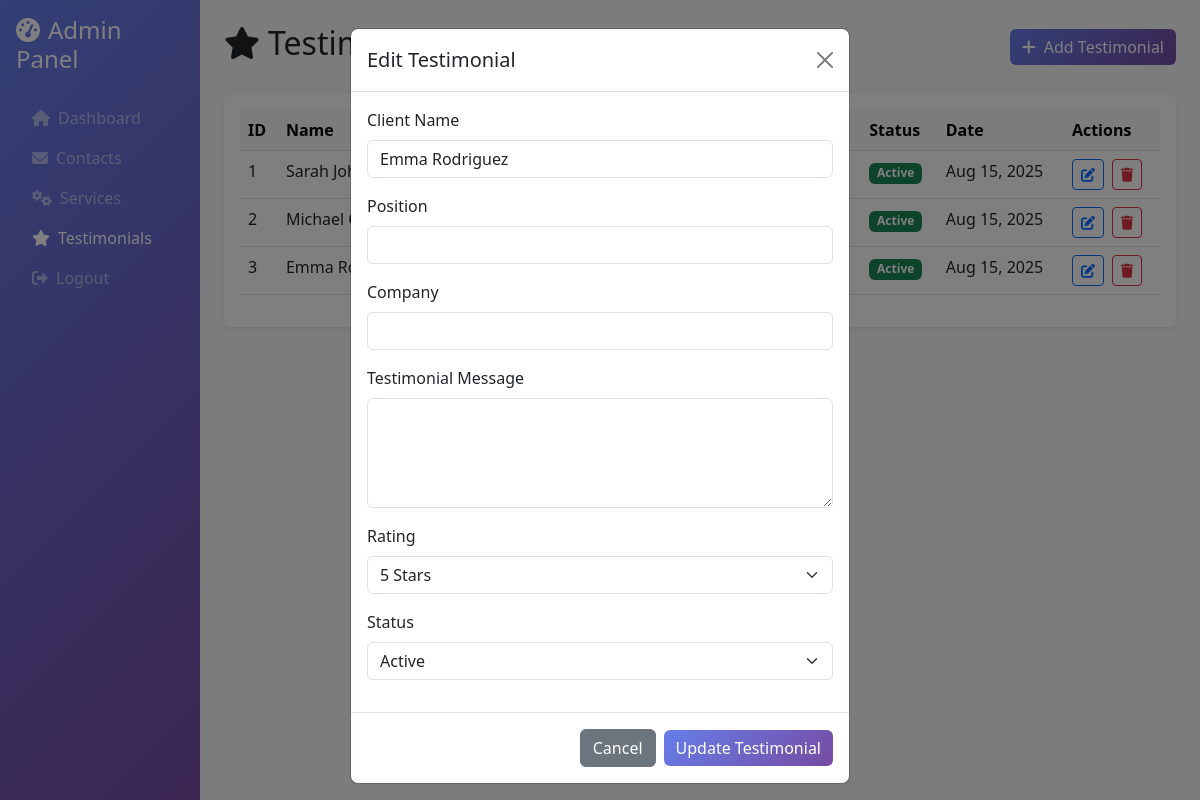
Page /testimonials.php?edit=3 (signed in) on the committed database.
### tables this page shows
CREATE TABLE testimonials (
    id INT AUTO_INCREMENT PRIMARY KEY,
    client_name VARCHAR(200) NOT NULL,
    company VARCHAR(200),
    position VARCHAR(200),
    testimonial TEXT NOT NULL,
    rating INT DEFAULT 5,
    client_image VARCHAR(255),
    is_active BOOLEAN DEFAULT TRUE,
    display_order INT DEFAULT 0,
    created_at TIMESTAMP DEFAULT CURRENT_TIMESTAMP
);

### testimonials.php (the view, shortened to what this page needs)
<?php
$database = new Database();
$db = $database->getConnection();
$stmt = $db->prepare("SELECT * FROM testimonials ORDER BY created_at DESC");
$stmt->execute();
$testimonials = $stmt->fetchAll(PDO::FETCH_ASSOC);
$editTestimonial = null;
if (isset($_GET['edit'])) {
    $stmt = $db->prepare("SELECT * FROM testimonials WHERE id = ?");
    $stmt->execute([$_GET['edit']]);
    $editTestimonial = $stmt->fetch(PDO::FETCH_ASSOC);
}
?>
<!DOCTYPE html>
<html lang="en">
<head>
    <link href="https://cdn.jsdelivr.net/npm/bootstrap@5.3.0/dist/css/bootstrap.min.css" rel="stylesheet">
    <link href="https://cdnjs.cloudflare.com/ajax/libs/font-awesome/6.0.0/css/all.min.css" rel="stylesheet">
</head>
<body>
    <div class="container-fluid">
        <div class="row">
            <div class="col-md-2 sidebar p-0">
                <div class="p-3">
                    <h4 class="text-white mb-4">
                        <i class="fas fa-tachometer-alt me-2"></i>Admin Panel
                    </h4>
                    <nav class="nav flex-column">
                        <a class="nav-link text-white-50" href="dashboard.php">
                            <i class="fas fa-home me-2"></i>Dashboard
                        </a>
                        <a class="nav-link text-white-50" href="contacts.php">
                            <i class="fas fa-envelope me-2"></i>Contacts
                        </a>
                        <a class="nav-link text-white-50" href="services.php">
                            <i class="fas fa-cogs me-2"></i>Services
                        </a>
                        <a class="nav-link text-white active" href="testimonials.php">
                            <i class="fas fa-star me-2"></i>Testimonials
                        </a>
                        <a class="nav-link text-white-50" href="logout.php">
                            <i class="fas fa-sign-out-alt me-2"></i>Logout
                        </a>
                    </nav>
                </div>
            </div>
            <div class="col-md-10 main-content p-4">
                <div class="d-flex justify-content-between align-items-center mb-4">
                    <h2><i class="fas fa-star me-2"></i>Testimonials Management</h2>
                    <button class="btn btn-primary" onclick="showAddModal()">
                        <i class="fas fa-plus me-2"></i>Add Testimonial
                    </button>
                </div>
                <div class="card">
                    <div class="card-body">
                        <?php if (empty($testimonials)): ?>
                            <div class="text-center py-4">
                                <i class="fas fa-star fa-3x text-muted mb-3"></i>
                                <h5 class="text-muted">No testimonials found</h5>
                                <p class="text-muted">Click "Add Testimonial" to create your first testimonial.</p>
                            </div>
                        <?php else: ?>
                            <div class="table-responsive">
                                <table class="table table-hover">
                                    <thead class="table-light">
                                        <tr>
                                            <th>ID</th>
                                            <th>Name</th>
                                            <th>Position</th>
                                            <th>Company</th>
                                            <th>Message</th>
                                            <th>Rating</th>
                                            <th>Status</th>
                                            <th>Date</th>
                                            <th>Actions</th>
                                        </tr>
                                    </thead>
                                    <tbody>
                                        <?php foreach ($testimonials as $testimonial): ?>
                                            <tr>
                                                <td><?php echo isset($testimonial['id']) ? $testimonial['id'] : 'N/A'; ?></td>
                                                <td><?php echo htmlspecialchars($testimonial['client_name'] ?? 'N/A'); ?></td>
                                                <td><?php echo htmlspecialchars($testimonial['client_position'] ?? 'N/A'); ?></td>
                                                <td><?php echo htmlspecialchars($testimonial['client_company'] ?? 'N/A'); ?></td>
                                                <td><?php echo substr(htmlspecialchars($testimonial['testimonial_text'] ?? 'N/A'), 0, 50) . '...'; ?></td>
                                                <td>
                                                    <span class="rating-stars">
                                                    </span>
                                                </td>
                                                <td>
                                                    <?php
                                                    $isActive = isset($testimonial['is_active']) ? $testimonial['is_active'] : 0;
                                                    $badgeClass = $isActive ? 'success' : 'secondary';
                                                    $statusText = $isActive ? 'Active' : 'Inactive';
                                                    ?>
                                                    <span class="badge bg-<?php echo $badgeClass; ?>">
                                                        <?php echo $statusText; ?>
                                                    </span>
                                                </td>
                                                <td>
                                                    <?php
                                                    if (isset($testimonial['created_at']) && $testimonial['created_at']) {
                                                        echo date('M j, Y', strtotime($testimonial['created_at']));
                                                    } else {
                                                        echo 'N/A';
                                                    }
                                                    ?>
                                                </td>
                                                <td>
                                                    <?php if (isset($testimonial['id'])): ?>
                                                        <a href="?edit=<?php echo $testimonial['id']; ?>" class="btn btn-sm btn-outline-primary me-1">
                                                            <i class="fas fa-edit"></i>
                                                        </a>
                                                        <button class="btn btn-sm btn-outline-danger" onclick="deleteTestimonial(<?php echo $testimonial['id']; ?>)">
                                                            <i class="fas fa-trash"></i>
                                                        </button>
                                                    <?php endif; ?>
                                                </td>
                                            </tr>
                                        <?php endforeach; ?>
                                    </tbody>
                                </table>
                            </div>
                        <?php endif; ?>
                    </div>
                </div>
            </div>
        </div>
    </div>
    <div class="modal fade" id="editTestimonialModal" tabindex="-1">
        <div class="modal-dialog">
            <div class="modal-content">
                <div class="modal-header">
                    <h5 class="modal-title">Edit Testimonial</h5>
                    <button type="button" class="btn-close" data-bs-dismiss="modal"></button>
                </div>
                <form method="POST">
                    <div class="modal-body">
                        <div class="mb-3">
                            <label for="edit_name" class="form-label">Client Name</label>
                            <input type="text" class="form-control" id="edit_name" name="name"
                                value="<?php echo $editTestimonial ? htmlspecialchars($editTestimonial['client_name'] ?? '') : ''; ?>" required>
                        </div>
                        <div class="mb-3">
                            <label for="edit_position" class="form-label">Position</label>
                            <input type="text" class="form-control" id="edit_position" name="position"
                                value="<?php echo $editTestimonial ? htmlspecialchars($editTestimonial['client_position'] ?? '') : ''; ?>">
                        </div>
                        <div class="mb-3">
                            <label for="edit_company" class="form-label">Company</label>
                            <input type="text" class="form-control" id="edit_company" name="company"
                                value="<?php echo $editTestimonial ? htmlspecialchars($editTestimonial['client_company'] ?? '') : ''; ?>">
                        </div>
                        <div class="mb-3">
                            <label for="edit_message" class="form-label">Testimonial Message</label>
                            <textarea class="form-control" id="edit_message" name="message" rows="4" required><?php echo $editTestimonial ? htmlspecialchars($editTestimonial['testimonial_text'] ?? '') : ''; ?></textarea>
                        </div>
                        <div class="mb-3">
                            <label for="edit_rating" class="form-label">Rating</label>
                            <select class="form-select" id="edit_rating" name="rating" required>
                                <?php for ($i = 1; $i <= 5; $i++): ?>
                                    <option value="<?php echo $i; ?>" <?php echo ($editTestimonial && isset($editTestimonial['rating']) && $editTestimonial['rating'] == $i) ? 'selected' : ''; ?>>
                                        <?php echo $i; ?> Star<?php echo $i > 1 ? 's' : ''; ?>
                                    </option>
                                <?php endfor; ?>
                            </select>
                        </div>
                        <div class="mb-3">
                            <label for="edit_status" class="form-label">Status</label>
                            <select class="form-select" id="edit_status" name="status" required>
                                <option value="active" <?php echo ($editTestimonial && isset($editTestimonial['is_active']) && $editTestimonial['is_active'] == 1) ? 'selected' : ''; ?>>Active</option>
                            </select>
                        </div>
                    </div>
                    <div class="modal-footer">
                        <button type="button" class="btn btn-secondary" data-bs-dismiss="modal">Cancel</button>
                        <button type="submit" class="btn btn-primary">Update Testimonial</button>
                    </div>
                </form>
            </div>
        </div>
    </div>
</body>
</html>

### testimonials.php (style rules this page uses)
.sidebar { min-height: 100vh; background: linear-gradient(135deg, #667eea 0%, #764ba2 100%); }
.main-content { background-color: #f8f9fa; min-height: 100vh; }
.card { border: none; box-shadow: 0 0.125rem 0.25rem rgba(0, 0, 0, 0.075); }
.btn-primary { background: linear-gradient(135deg, #667eea 0%, #764ba2 100%); border: none; }
.rating-stars { color: #ffc107; }

### rows in the picture
testimonials: id "1", client_name "Sarah Johnson", is_active "Active", created_at "Aug 15, 2025"
testimonials: id "2", client_name "Michael Chen", is_active "Active", created_at "Aug 15, 2025"
testimonials: id "3", client_name "Emma…", is_active "Active", created_at "Aug 15, 2025", name "Emma Rodriguez", rating "5 Stars", status "Active"
